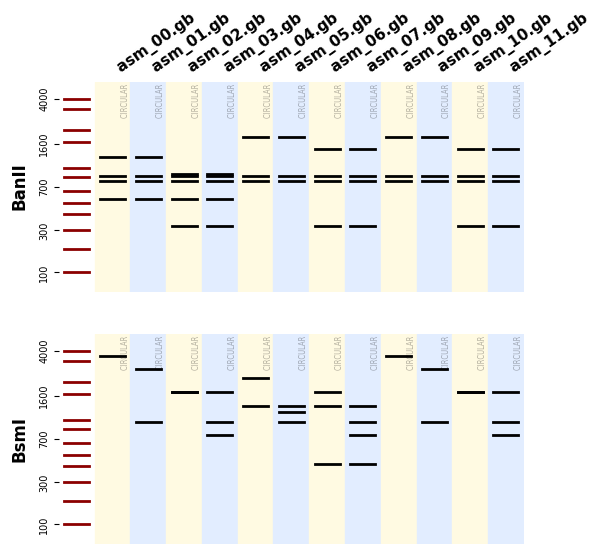

Generate this figure with Python:

import os
from bandwitch import SeparatingDigestionsProblem, LADDER_100_to_4k
from Bio import SeqIO, Restriction
from collections import OrderedDict


# DEFINE THE SEQUENCES AND THE ENZYME SET

# all common enzymes with a site of 6bp and at least 3 known providers
enzymes = sorted([
    str(enzyme) for enzyme in Restriction.CommOnly
    if (enzyme.size == 6) and (len(enzyme.supplier_list()) >= 3)
])

sequences = OrderedDict([
    (f, str(SeqIO.read(os.path.join('example_data', f), 'genbank').seq))
    for f in sorted(os.listdir('example_data'))
])

# DEFINE AND SOLVE THE PROBLEM

problem = SeparatingDigestionsProblem(sequences, enzymes, linear=False,
                                      ladder=LADDER_100_to_4k,
                                      max_enzymes_per_digestion=2,
                                      relative_error=0.05)
selected_digestions = problem.select_digestions()

# GENERATE A FIGURE OF THE BAND PATTERNS

axes = problem.plot_digestions(
    selected_digestions,
    patterns_props={'label_fontdict': {'rotation': 35}}
)
axes[0].figure.savefig("separating_digestions.png", bbox_inches="tight")

ax = problem.plot_distances_map(digestions=selected_digestions)
ax.figure.savefig("distances.png", bbox_inches="tight")
